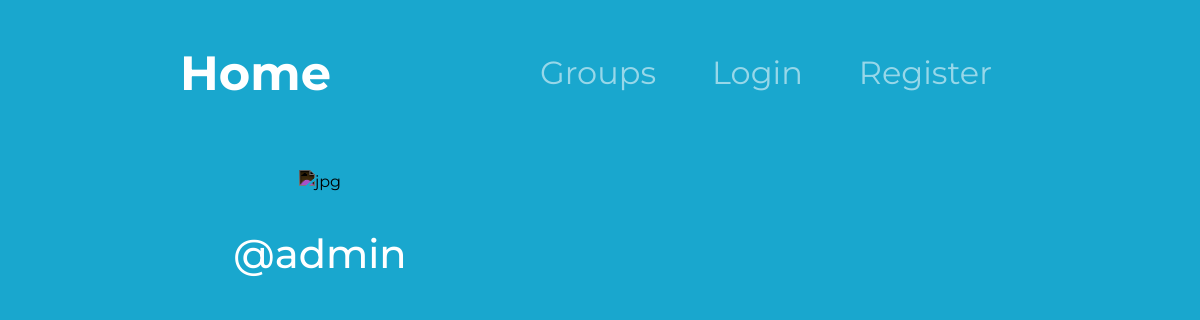
/posty/by/admin/, run on an earlier commit of the app's database.
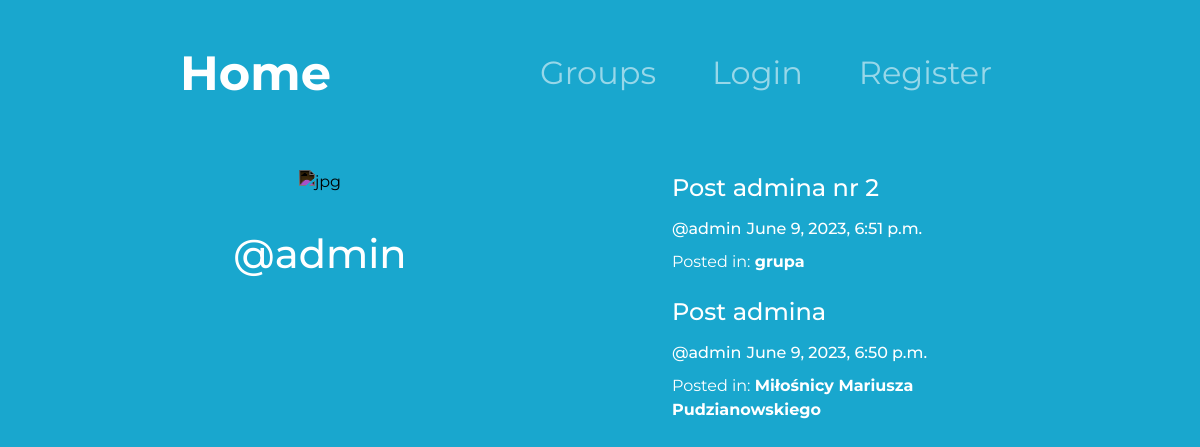
And on a later commit of the database.
### posty/models.py (models this page shows, shortened)
class Post(models.Model):
    user = models.ForeignKey(User, related_name='posts',
                             on_delete=models.CASCADE)
    created_at = models.DateTimeField(auto_now=True)
    message = models.TextField()
    message_html = models.TextField(editable=False)
    group = models.ForeignKey(
        Group, on_delete=models.CASCADE, related_name='posts')
    class Meta:
        ordering = ['-created_at']
        unique_together = ['user', 'message']

### grupy/models.py (models this page shows, shortened)
class Group(models.Model):
    name = models.CharField(max_length=100, unique=True)
    slug = models.SlugField(unique=True)
    description = models.TextField()
    description_html = models.TextField(editable=False)
    members = models.ManyToManyField(User, through='GroupMember')
    class Meta:
        ordering = ['name']

### posty/views.py (the view)
# urls.py: path('by/<username>/',UserPost.as_view(),name='for_user'),
class UserPost(ListView):
    model = models.Post
    template_name = 'posty/user_post_list.html'
    def get_queryset(self):
        try:
            self.post_user = User.objects.prefetch_related().get(username__iexact=self.kwargs.get('username'))
            return self.post_user.posts.all()
        except User.DoesNotExist:
            raise Http404
    def get_context_data(self, **kwargs):
        context = super().get_context_data(**kwargs)
        context["post_user"] = self.post_user
        return context

### posty/templates/posty/user_post_list.html
{% extends 'posty/post_base.html' %}
{% block prepost %}
    <div class="row">
        <div class="user-div col-lg-4">
            <div>
                <img class="user-image-posts" src="https://cdn-icons-png.flaticon.com/512/848/848043.png?w=826&t=st=1685545988~exp=1685546588~hmac=152ae506bdb61832c96382b8a40811e7aa1b0d28a0a7c503a1cac6736ab1e351" alt="jpg">
            </div>
            <h1 class="posts-by-user">@{{ post_user.username }}</h1>
        </div>
        <div class="col user-posts">
            {% block user_posts %}
                {% for post in post_list %}
                    {% include 'posty/_post.html' with group=post.group %}
                {% endfor %}
            {% endblock user_posts %}
        </div>
    </div>
{% endblock prepost %}

### posty/templates/posty/_post.html
<div>
  <h3 class="post-message">{{ post.message_html|safe }}</h3>
  <div class="post-info">
    <h5>
      <span>
        <a class="post-info" href="{% url 'posts:for_user' username=post.user.username %}">@{{post.user.username}}</a>
      </span>
      <time datetime="">
        <a class="post-info" href="{% url 'posts:single' username=post.user.username pk=post.pk %}">{{post.created_at}}</a>
      </time>
    </h5>
    {% if group and not hide_group_name and not group_list %}
    <div class="group-tag">
        Posted in: <a href="{% url 'groups:single' slug=group.slug %}"><strong>{{ group.name }}</strong></a>
    </div>
    {% endif %}
  </div>
</div>

What changed in the data, as far as the page shows it:
added Post: message_html "Post admina nr 2", user.username "admin", created_at "June 9, 2023, 6:51 p.m."
now on this page (row unchanged): Group: name "grupa"
added Post: message_html "Post admina", user.username "admin", created_at "June 9, 2023, 6:50 p.m."
added Group: name "Miłośnicy Mariusza Pudzianowskiego"
